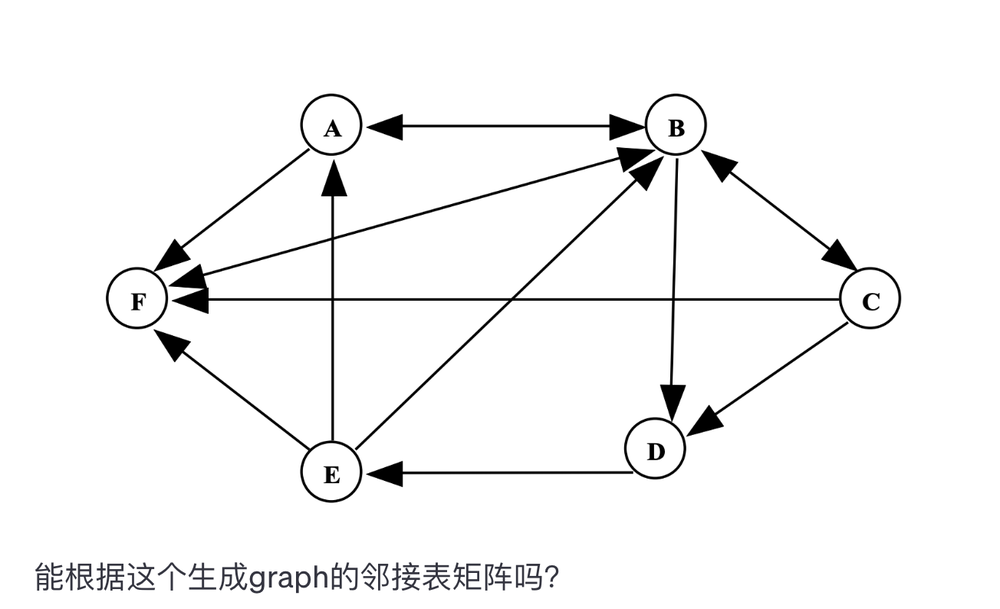
#> input picture graph_project/graph_app/graph4.png, 1000 x 609 px, shrunk from 1304 x 794 before the run
$ python node.py
#> lines starting #> are read from the running program, lines starting #| are printed output that depends on the picture; after the words box and inside, x2 and y2 are one past the last pixel; in counts of white or black regions, pixels touching at a corner belong together
import cv2
import numpy as np

# 读取图像
image = cv2.imread('graph4.png')
#> image is the input picture: shape (609, 1000, 3); mean B, G, R 246, 245.9, 245.9
gray = cv2.cvtColor(image, cv2.COLOR_BGR2GRAY)

# 显示灰度图像
cv2.imshow('Gray Image', gray)
cv2.waitKey(0)

# 使用Canny边缘检测
edges = cv2.Canny(gray, 50, 150)
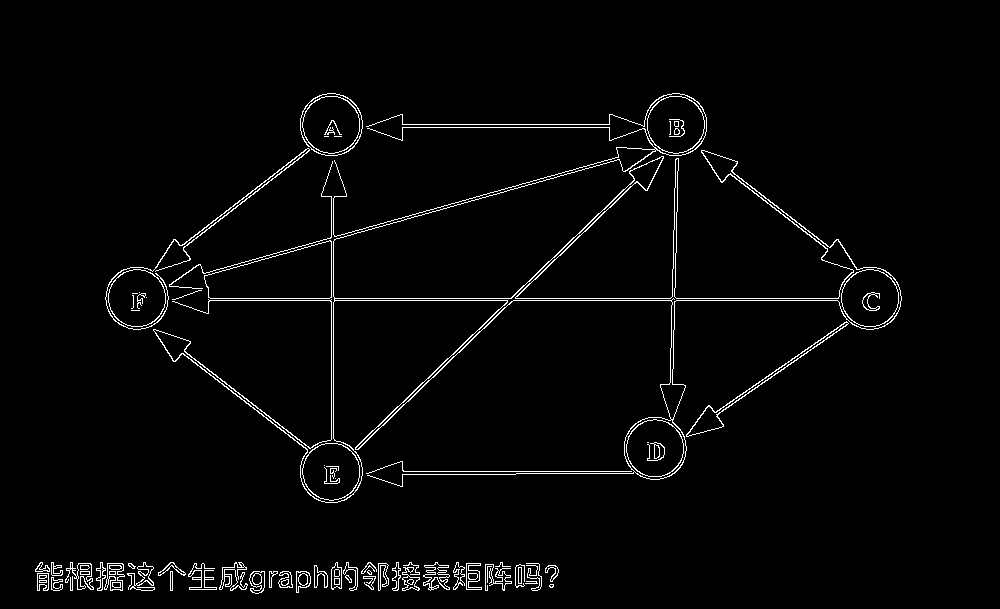
#> edges: shape (609, 1000); 2.5% white in thin lines or dots, all inside (x1, y1, x2, y2) = (35, 93, 902, 594)

# 显示Canny结果
cv2.imshow('Canny Edges', edges)
cv2.waitKey(0)

# 查找轮廓
contours, _ = cv2.findContours(edges, cv2.RETR_EXTERNAL, cv2.CHAIN_APPROX_SIMPLE)
#> contours = 52 contours, 14 with area under 20; largest, box (x1, y1, x2, y2) and area: (153, 93, 902, 503) 11756, (204, 240, 332, 299) 5061, (300, 93, 363, 156) 3060, (108, 269, 166, 327) 2570, (647, 96, 705, 154) 2570

for i, contour in enumerate(contours):
    # 创建一个全黑的背景图像


    # 在黑色背景上绘制当前轮廓，颜色设置为白色


    # 显示轮廓

    # 计算轮廓的面积和周长
    area = cv2.contourArea(contour)
    perimeter = cv2.arcLength(contour, True)

    # 圆形度
    if perimeter == 0:
        continue
    circularity = 4 * np.pi * area / (perimeter * perimeter)

    # 如果轮廓的圆形度接近1，我们可以认为它是一个圆
    if 0.5 < circularity < 1.3:
        # 获取该轮廓的边界矩形
        x, y, w, h = cv2.boundingRect(contour)
        cv2.rectangle(image, (x, y), (x+w, y+h), (0, 0, 255), 2)
#> this loop made 52 passes
#> (area, perimeter, circularity, x, y, w, h) on passes 6, 8, 34, 43, 46, 47, 50, 52: (22, 21.31, 0.609, 345, 575, 7, 8), (218, 68.14, 0.59, 296, 571, 15, 22), (215, 72.14, 0.519, 331, 562, 11, 28), (2565.5, 189.9, 0.894, 302, 443, 58, 58), (2569.5, 189.9, 0.895, 108, 269, 58, 58), (5061, 345.4, 0.533, 204, 240, 128, 59), (2569.5, 189.9, 0.895, 647, 96, 58, 58), (3059.5, 207.6, 0.892, 300, 93, 63, 63)
#> (area, perimeter, circularity) on passes 3, 7, 9, 10, 11, 15: (73, 68.97, 0.193), (155, 70.49, 0.392), (154, 73.46, 0.359), (50, 48.49, 0.267), (248.5, 92.53, 0.365), (176.5, 135.2, 0.121)
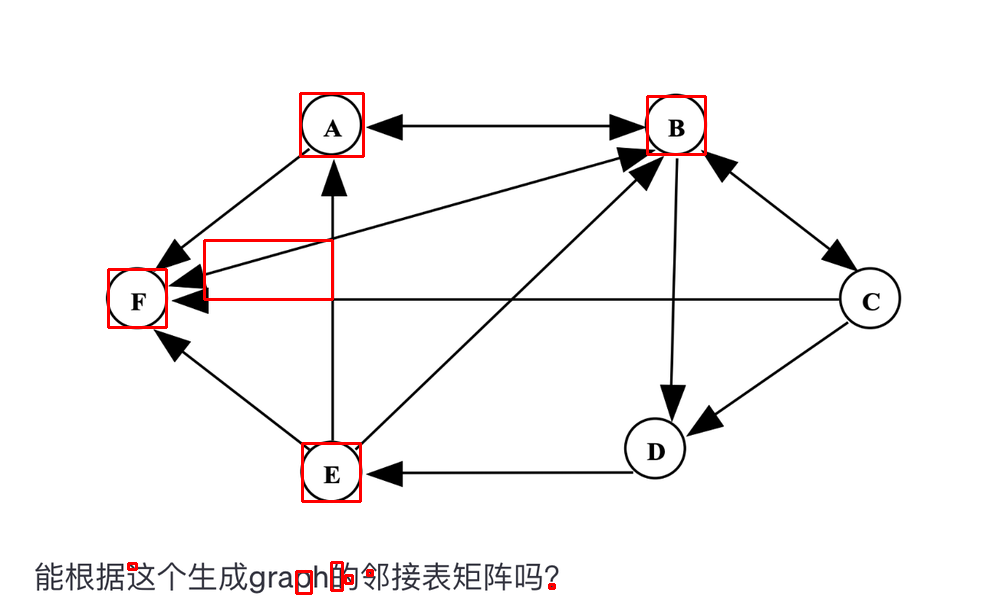
#> image: shape (609, 1000, 3); 0.77% of pixels changed, all inside (x1, y1, x2, y2) = (107, 92, 707, 595)

cv2.imshow('Detected Circles', image)
cv2.waitKey(0)
cv2.destroyAllWindows()

$ run again, with graph_project/graph_app/graph2.png copied over graph_project/graph_app/graph4.png
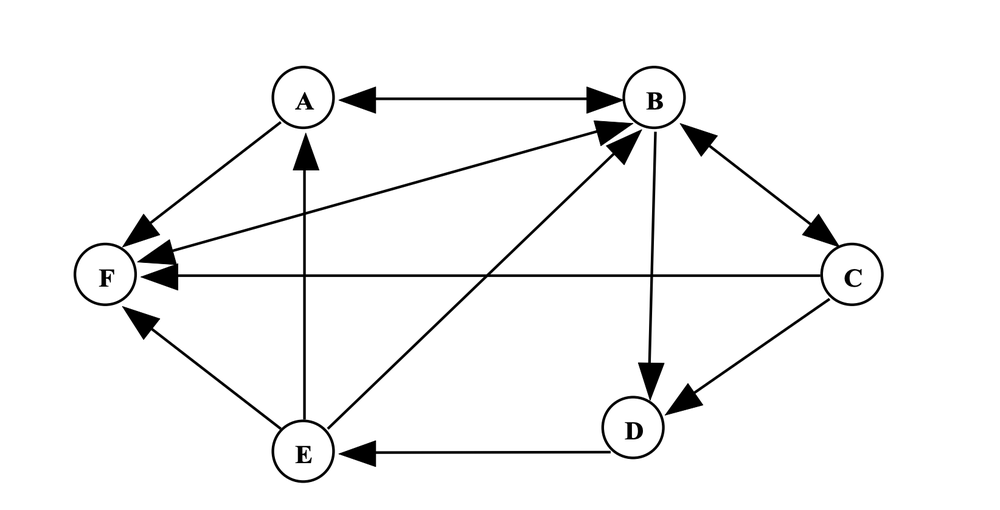
#> input picture graph_project/graph_app/graph2.png, 1000 x 510 px, shrunk from 1644 x 838 before the run
#> image is the input picture: shape (510, 1000, 3); min 0, max 255, mean 245.5
#> `edges = cv2.Canny(gray, 50, 150)`:
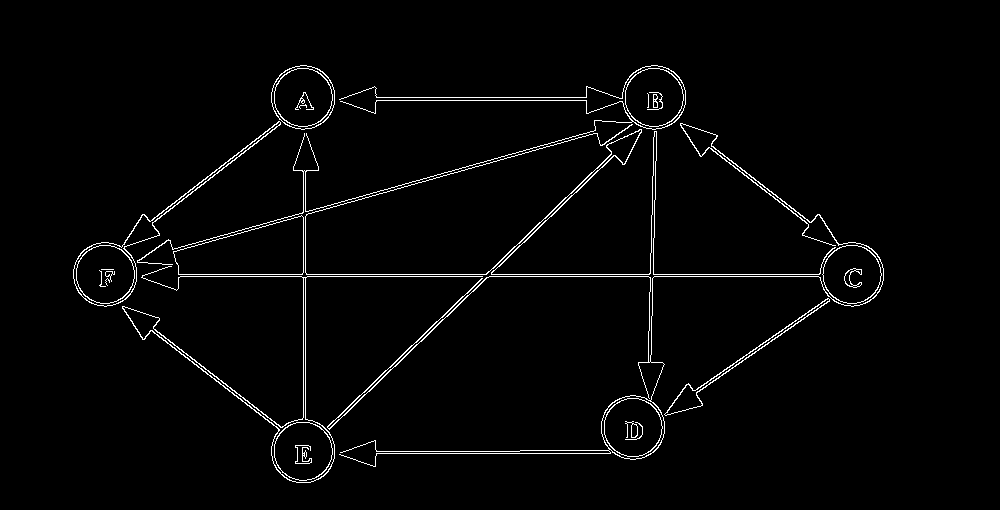
#> edges: shape (510, 1000); 2.2% white in thin lines or dots, all inside (x1, y1, x2, y2) = (73, 65, 884, 483)
#> contours = 10 contours; largest, box (x1, y1, x2, y2) and area: (173, 215, 304, 275) 5239, (122, 266, 483, 483) 4526, (73, 121, 281, 307) 4247, (327, 123, 884, 467) 3674, (271, 65, 335, 130) 3174
#> the loop `for i, contour in enumerate(contours):` made 10 passes
#> (area, perimeter, circularity, x, y, w, h) on passes 3, 4, 8, 10: (2671, 194.2, 0.89, 822, 245, 60, 59), (5239, 352.2, 0.531, 173, 215, 131, 60), (2674, 193.3, 0.899, 625, 68, 59, 59), (3174, 211.8, 0.889, 271, 65, 64, 65)
#> after the loop `for i, contour in enumerate(contours):`:
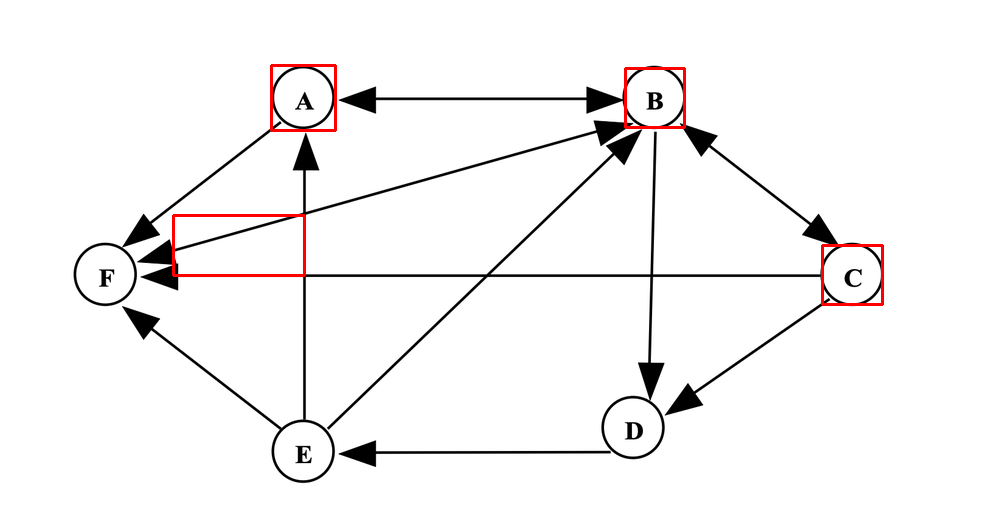
#> image: shape (510, 1000, 3); 0.65% of pixels changed, all inside (x1, y1, x2, y2) = (172, 64, 884, 306)
